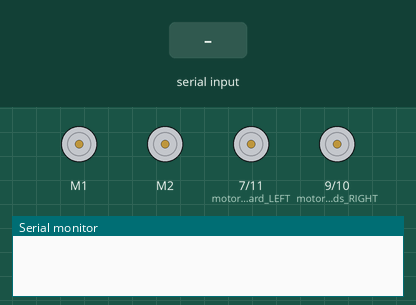
A sketch run on a simulated Arduino Uno, built with avr-gcc and run on an emulated ATmega328P. Shown: 2 × DC motor (green arrow = forward, orange = backward, longer = faster), motor-driver pin pairs drawn as motors (green arrow = first pin HIGH = forward, orange = second pin HIGH = backward, longer = more drive), the last lines printed to the serial monitor. The test bench sets the inputs (shaded band).

Above: at 1.2 s.
1.3 s: "1" received over Serial
At 2.4 s:
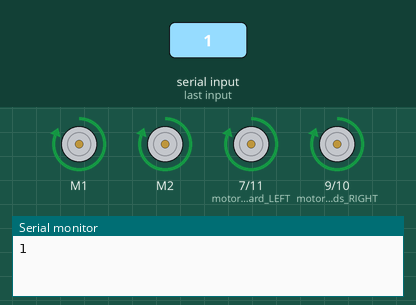
2.9 s: "2" received over Serial
At 3.6 s:
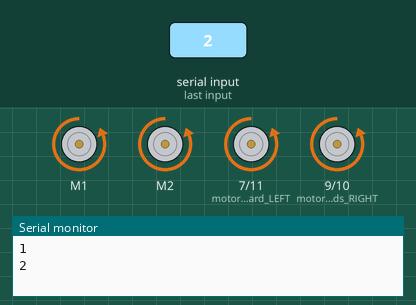
4.5 s: "3" received over Serial
At 5.8 s:
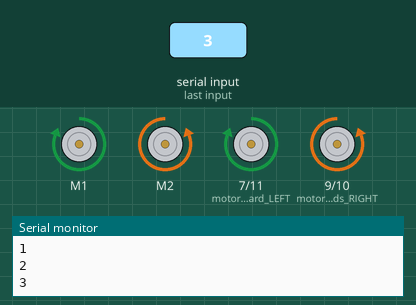
6.1 s: "4" received over Serial
At 7.3 s:
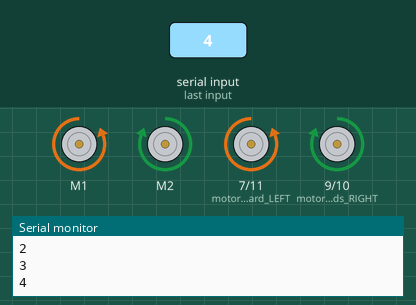
7.7 s: "5" received over Serial
At 8.5 s:
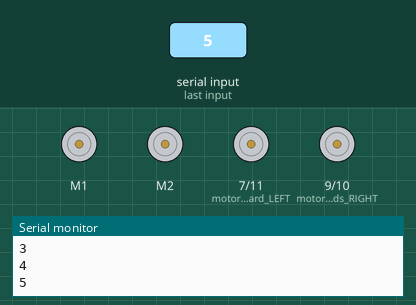
9.3 s: "2" received over Serial
At 9.7 s:
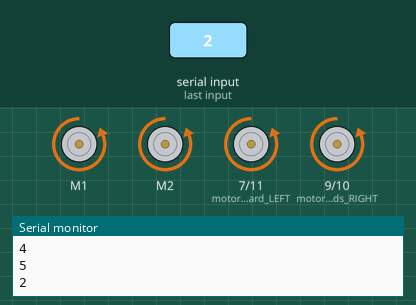
Timing chart, 0 to 11.9 s (numbered marks = the images above; inputs shaded):
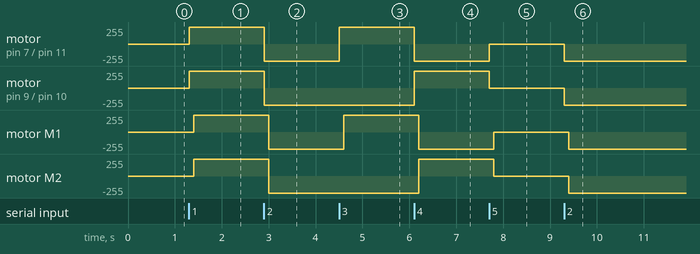

The sketch:

bluetooth_car.ino
```cpp
char value;
#include <AFMotor.h>
AF_DCMotor motor1(1) ;
AF_DCMotor motor2(2) ;
void setup()
{
  motor1.setSpeed(255);
  motor2.setSpeed(255);
  pinMode(7,OUTPUT);//motor1 forward LEFT
  pinMode(11,OUTPUT);//motor1 backward LEFT
  pinMode(9,OUTPUT);//motor2 forwards RIGHT
  pinMode(10,OUTPUT);//motor2 backwards RIGHT
  // put your setup code here, to run once:
  Serial.begin(9600);
}

void loop()
{

  if(Serial.available()>0)
  {
    value=Serial.read();

    Serial.println(value);
    if(value=='1')//forward
      {
        digitalWrite(7,HIGH);//POSITIVE TO POSITIVE
        digitalWrite(9,HIGH);//NEGATIVE TO NEGATIVE
        digitalWrite(11,LOW);
        digitalWrite(10,LOW);
        delay(100);
        motor1.run(FORWARD);//delay(2000);
        motor2.run(FORWARD);
      }
    if(value=='2')//BACKWARD
      {
        digitalWrite(7,LOW);//POSITIVE TO POSITIVE
        digitalWrite(9,LOW);//NEGATIVE TO NEGATIVE
        digitalWrite(11,HIGH);
        digitalWrite(10,HIGH);
        delay(100);
        motor1.run(BACKWARD);//delay(2000);
        motor2.run(BACKWARD);
      }
    if(value=='3')//RIGHT
      {
        digitalWrite(7,HIGH);//POSITIVE TO POSITIVE
        digitalWrite(9,LOW);//NEGATIVE TO NEGATIVE
        digitalWrite(11,LOW);
        digitalWrite(10,HIGH);
        delay(100);
        motor1.run(FORWARD);//delay(2000);
        motor2.run(BACKWARD);
        }
    if(value=='4')//LEFT
      {
        digitalWrite(7,LOW);//POSITIVE TO POSITIVE
        digitalWrite(9,HIGH);//NEGATIVE TO NEGATIVE
        digitalWrite(11,HIGH);
        digitalWrite(10,LOW);
        delay(100);
        motor1.run(BACKWARD);//delay(2000);
        motor2.run(FORWARD);
        }
       if(value=='5')//LIGHTS
      {
        digitalWrite(7,LOW);//POSITIVE TO POSITIVE
        digitalWrite(9,LOW);//NEGATIVE TO NEGATIVE
        digitalWrite(11,LOW);
        digitalWrite(10,LOW);
        delay(100);
        motor1.run(RELEASE);//delay(2000);
        motor2.run(RELEASE);    }
    if(value=='6')//HONK!!
      {
        digitalWrite(7,LOW);//POSITIVE TO POSITIVE
        digitalWrite(9,LOW);//NEGATIVE TO NEGATIVE
        digitalWrite(11,LOW);
        digitalWrite(10,LOW);
        delay(100);
        motor1.run(RELEASE);//delay(2000);
        motor2.run(RELEASE);}
  }
  }
```

Measured:
- after the input at 1.3 s, motor on pin 7 (motor1_forward_LEFT) / pin 11 (motor1_backward_LEFT), motor on pin 9 (motor2_forwards_RIGHT) / pin 10 (motor2_backwards_RIGHT): stopped → forward 255/255 at once; motor M1, motor M2: stopped → forward 255/255 after 0.10 s
- after the input at 2.9 s, motor on pin 7 (motor1_forward_LEFT) / pin 11 (motor1_backward_LEFT), motor on pin 9 (motor2_forwards_RIGHT) / pin 10 (motor2_backwards_RIGHT): forward 255/255 → backward 255/255 at once; motor M1, motor M2: forward 255/255 → backward 255/255 after 0.10 s
- after the input at 4.5 s, motor on pin 7 (motor1_forward_LEFT) / pin 11 (motor1_backward_LEFT): backward 255/255 → forward 255/255 at once; motor M1: backward 255/255 → forward 255/255 after 0.10 s
- after the input at 6.1 s, motor on pin 7 (motor1_forward_LEFT) / pin 11 (motor1_backward_LEFT): forward 255/255 → backward 255/255 at once; motor on pin 9 (motor2_forwards_RIGHT) / pin 10 (motor2_backwards_RIGHT): backward 255/255 → forward 255/255 at once
- after the input at 7.7 s, motor on pin 7 (motor1_forward_LEFT) / pin 11 (motor1_backward_LEFT): backward 255/255 → stopped at once; motor on pin 9 (motor2_forwards_RIGHT) / pin 10 (motor2_backwards_RIGHT): forward 255/255 → stopped at once; motor M1: backward 255/255 → stopped after 0.10 s; motor M2: forward 255/255 → stopped after 0.10 s
- after the input at 9.3 s, motor on pin 7 (motor1_forward_LEFT) / pin 11 (motor1_backward_LEFT), motor on pin 9 (motor2_forwards_RIGHT) / pin 10 (motor2_backwards_RIGHT): stopped → backward 255/255 at once; motor M1, motor M2: stopped → backward 255/255 after 0.10 s
